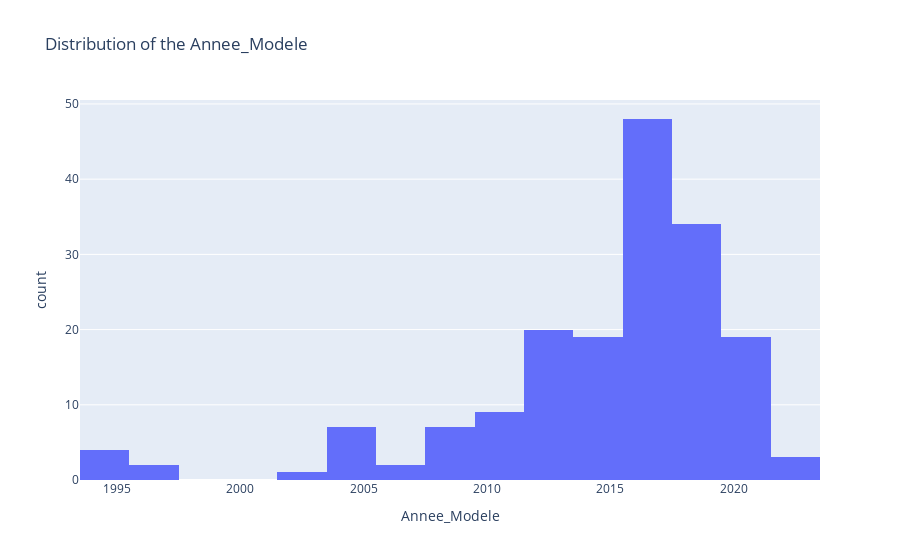

This figure's notebook cell:
### Code cell
fig=px.histogram(df_concat,
                 x="Annee_Modele",
                 hover_data=df_concat.columns,
                 title="Distribution of the Annee_Modele")
fig.show()

### Figure 1 — Plotly figure (JSON) as saved in the notebook; plotly's stock layout.template omitted (floating-point values rounded to 4 significant figures; data arrays with more than 128 entries replaced by an {"elided": "..."} marker saying what was removed)
{"data": [{"alignmentgroup": "True", "bingroup": "x", "hovertemplate": "Annee_Modele=%{x}<br>count=%{y}<extra></extra>", "legendgroup": "", "marker": {"color": "#636efa", "pattern": {"shape": ""}}, "name": "", "offsetgroup": "", "orientation": "v", "showlegend": false, "type": "histogram", "x": {"elided": "175 int values"}, "xaxis": "x", "yaxis": "y"}], "layout": {"barmode": "relative", "legend": {"tracegroupgap": 0}, "title": {"text": "Distribution of the Annee_Modele"}, "xaxis": {"anchor": "y", "domain": [0, 1], "title": {"text": "Annee_Modele"}}, "yaxis": {"anchor": "x", "domain": [0, 1], "title": {"text": "count"}}}}
